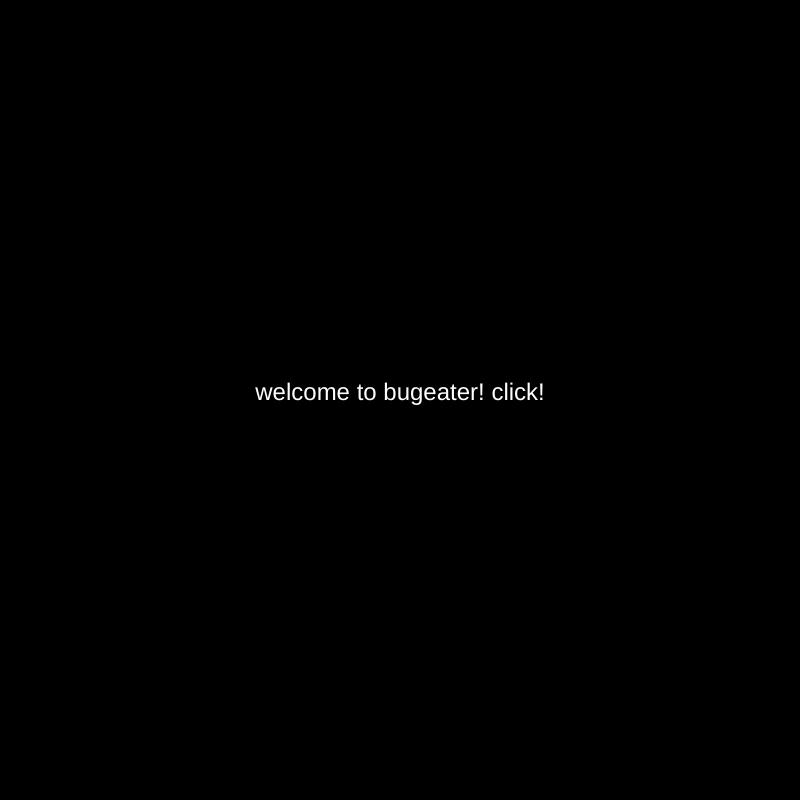
Frame 1 (no input)
Frame 60 (no input): identical to frame 1, image omitted
Frame 120 (the mouse pressed at the canvas centre since frame 60): identical to frame 1, image omitted

The p5.js sketch that drew this single still picture (run headless with seeded random() and noise() and a simulated clock; from frame 60 on, the mouse is pressed at the canvas centre):

// p5.js sketch
// ── sketch.js
var cars = [];
var frogPos;
var myState = 0;
var timer = 0 ;

function setup() {

  createCanvas(800, 800);

  // spawn cars!!!
  for (var i = 0; i < 5; i++) {
    cars.push(new Car());
  }


  frogPos = createVector(400, height - 100);

  textAlign(CENTER)
  rectMode(CENTER);
  ellipseMode(CENTER);
}

function draw() {

  switch (myState) {

    case 0:
      background('black');
      fill('white');
      textSize(24)
      text("welcome to bugeater! click!", width/2, height/2);
      break;

    case 1: // the game state
      game();
      timer++ ;
      if (timer>600) {
        myState = 3 ;
        timer = 0 ;
      }
      break;

    case 2: // the win state
      background('green');
      fill('white');
      text("WINNER WINNER CHICKEN DINNER!!!", 100, 100);
      break;

    case 3: // the lose state
      background('blue');
      fill('white');
      text("You LOST!", 100, 100);
      break;
  }
}

function mouseReleased() {
  switch(myState){
    case 0:
    myState = 1 ;
    break ;

    case 2: // the win state!
    resetTheGame() ;
    myState = 0 ;
    break ;

    case 3: // the lose myState
    resetTheGame() ;
    myState = 0 ;
    break ;

  }
}

// car class!!
function Car() {
  // attributes
  this.pos = createVector(100, 100);
  this.vel = createVector(random(-5, 5), random(-5, 5));
  this.r = random(255);
  this.g = random(255);
  this.b = random(255);


  // methods
  this.display = function() {
    fill(this.r, this.g, this.b);
    rect(this.pos.x, this.pos.y, 100, 50);
    ellipse(this.pos.x - 45, this.pos.y + 25, 50, 50);
    ellipse(this.pos.x + 45, this.pos.y + 25, 50, 50);
  }

  this.drive = function() {
    this.pos.add(this.vel);

    if (this.pos.x > width) this.pos.x = 0;
    if (this.pos.x < 0) this.pos.x = width;
    if (this.pos.y > height) this.pos.y = 0;
    if (this.pos.y < 0) this.pos.y = height;

  }

}


function checkForKeys() {
  if (keyIsDown(LEFT_ARROW)) frogPos.x = frogPos.x - 5;
  if (keyIsDown(RIGHT_ARROW)) frogPos.x = frogPos.x + 5;
  if (keyIsDown(UP_ARROW)) frogPos.y = frogPos.y - 5;
  if (keyIsDown(DOWN_ARROW)) frogPos.y = frogPos.y + 5;

}

function resetTheGame() {
  cars = [] ;
  // spawn cars!!!
  for (var i = 0; i < 40; i++) {
    cars.push(new Car());
  }
  timer = 0 ;

}


function game() {
  background(100);
  for (var i = 0; i < cars.length; i++) {
    cars[i].display();
    cars[i].drive();
    if (cars[i].pos.dist(frogPos) < 50) {
      cars.splice(i, 1);
    }
  }

  if (cars.length == 0) {
    myState = 2 ;
  }

  // draw the frog
  fill('green');
  ellipse(frogPos.x, frogPos.y, 60, 60);
  checkForKeys();
}
